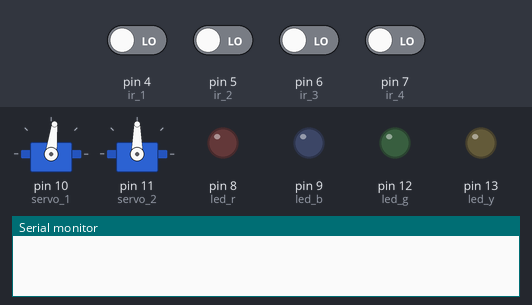
Simulated run of this sketch. Board: Arduino Uno, built with avr-gcc and run on an emulated ATmega328P. Shown: 2 × servo, output pins drawn as LEDs (lit = HIGH), the last lines printed to the serial monitor. The test bench sets the inputs (shaded band); at power-on: pin 4 (ir_1), pin 5 (ir_2), pin 6 (ir_3), pin 7 (ir_4) LOW. Pins used as bus, display or sensor lines are not drawn.

Above: at 1.28 s.
1.3 s: pin 4 (ir_1) driven HIGH
At 9.9 s:
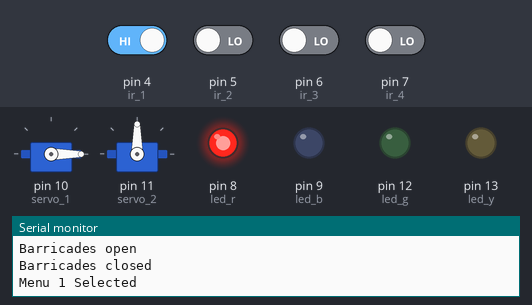
15.8 s: pin 4 (ir_1) driven LOW
24.3 s: pin 5 (ir_2) driven HIGH
At 36.9 s:
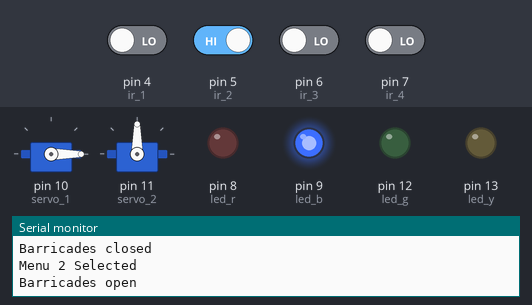
37.3 s: pin 5 (ir_2) driven LOW
45.8 s: pin 6 (ir_3) driven HIGH
At 52.6 s:
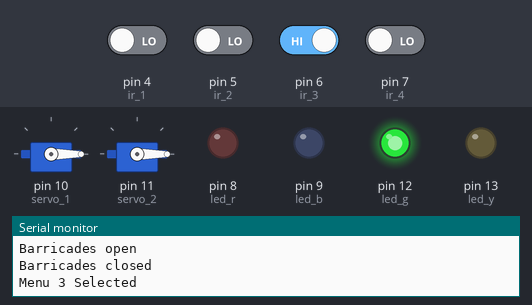
58.8 s: pin 6 (ir_3) driven LOW
At 74.5 s:
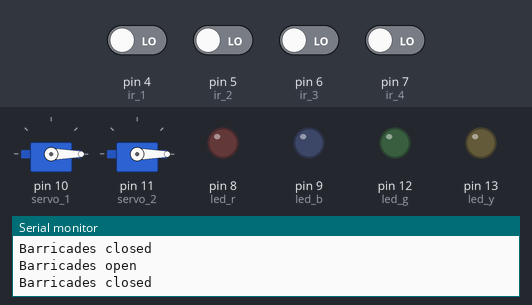
Timing chart, 0 to 79.7 s (numbered marks = the images above; inputs shaded):
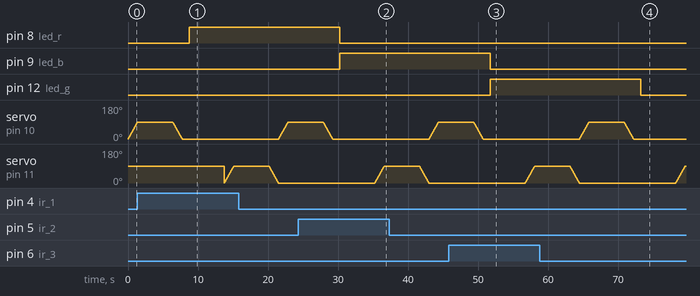

The sketch:

Code_mcdonalds_drivethrough.ino
```cpp
#include<Servo.h>
#define echoPin1 1
#define trigPin1 0
#define echoPin2 3
#define trigPin2 2
Servo servo_1;
Servo servo_2;
int flag=0;
int pos1=90;
int pos2=90;
int led_r=8;
int led_b=9;
int led_g=12;
int led_y=13;
int ir_1=4;
int ir_2=5;
int ir_3=6;
int ir_4=7;
int pin1=HIGH;
int pin2=HIGH;
int pin3=HIGH;
int pin4=HIGH;
long duration1, distance1, duration2, distance2;
void setup() {
Serial.begin (9600);
  pinMode(trigPin1, OUTPUT);
  pinMode(echoPin1, INPUT);
  pinMode(trigPin2, OUTPUT);
  pinMode(echoPin2, INPUT);
  pinMode(led_r, OUTPUT);
  pinMode(led_b, OUTPUT);
  pinMode(led_g, OUTPUT);
  pinMode(led_y, OUTPUT);
  pinMode(ir_1, INPUT);
  pinMode(ir_2, INPUT);
  pinMode(ir_3, INPUT);
  pinMode(ir_4, INPUT);
  servo_1.attach(10);
  servo_2.attach(11);
}
void loop() {
  digitalWrite(trigPin1, LOW);
  delayMicroseconds(100);
  digitalWrite(trigPin1, HIGH);
  delayMicroseconds(100);
  digitalWrite(trigPin1, LOW);
  distance1=duration1/52.8;
  if(distance1<=0.3){
    for(pos1=0; pos1<=90;pos1+=1){
      servo_1.write(pos1); //writing the angle of movement in deg
      delay(15); //delay of 15 ms
    }
    Serial.println(F("Barricades open"));
    delay(5000);
    for(pos1=90;pos1>=0;pos1-=1){
      servo_1.write(pos1);
      delay(15);
    }
    Serial.println(F("Barricades closed"));
    flag=1;
  }
  if(flag==1){
    pin1 = digitalRead(ir_1);
    pin2 = digitalRead(ir_2);
    pin3 = digitalRead(ir_3);
    pin4 = digitalRead(ir_4);
    delay(1000);
    if(pin1==HIGH){
      digitalWrite(led_r,HIGH);
      digitalWrite(led_b,LOW);
      digitalWrite(led_g,LOW);
      digitalWrite(led_y,LOW);
      Serial.println(F("Menu 1 Selected"));
    }
    else if(pin2==HIGH){
      digitalWrite(led_r,LOW);
      digitalWrite(led_b,HIGH);
      digitalWrite(led_g,LOW);
      digitalWrite(led_y,LOW);
      Serial.println(F("Menu 2 Selected"));
    }
    else if(pin3==HIGH){
      digitalWrite(led_r,LOW);
      digitalWrite(led_b,LOW);
      digitalWrite(led_g,HIGH);
      digitalWrite(led_y,LOW);
      Serial.println(F("Menu 3 Selected"));
    }
    else if(pin4==HIGH){
      digitalWrite(led_r,LOW);
      digitalWrite(led_b,LOW);
      digitalWrite(led_g,LOW);
      digitalWrite(led_y,HIGH);
      Serial.println(F("Menu 4 Selected"));
    }
    else if((pin1!=HIGH) && (pin2!=HIGH) && (pin3!=HIGH) && (pin4!=HIGH)){
      digitalWrite(led_r,LOW);
      digitalWrite(led_b,LOW);
      digitalWrite(led_g,LOW);
      digitalWrite(led_y,LOW);
    }
  	delay(5000);
    flag=2;
    if(flag==2){
      digitalWrite(trigPin2, LOW);
      delayMicroseconds(100);
      digitalWrite(trigPin2, HIGH);
      delayMicroseconds(100);
      digitalWrite(trigPin2, LOW);
      distance2=duration2/52.8;
      if(distance2<=0.3){
        for(pos2=0; pos2<=90;pos2+=1){
          servo_2.write(pos2); //writing the angle of movement in deg
          delay(15); //delay of 15 ms
        }
        Serial.println(F("Barricades open"));
        delay(5000);
        for(pos2=90;pos2>=0;pos2-=1){
          servo_2.write(pos2);
          delay(15);
        }
        Serial.println(F("Barricades closed"));
      }
    }
  }
}
```

Measured:
- after the input at 1.3 s, pin 8 (led_r): LOW → HIGH after 7.4 s
- after the input at 24.3 s, pin 9 (led_b): LOW → HIGH after 5.9 s
- after the input at 45.8 s, pin 12 (led_g): LOW → HIGH after 5.9 s
- after the input at 58.8 s, pin 12 (led_g): HIGH → LOW after 14.4 s
- by itself, servo on pin 10 (servo_1): rises from 0° to 90° in 1.3 s, then falls to 0° in 6.4 s
